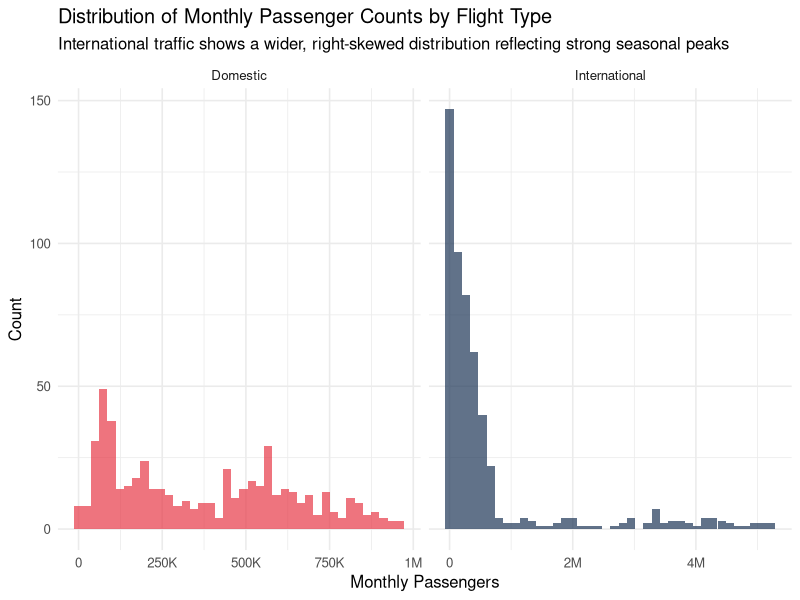

Write the R code that produced this figure.
## ---- chunk 1
#| include: false
library(readxl)
library(tidyverse)
library(scales)
library(knitr)

dir.create("data", showWarnings = FALSE)
tourism_data <- read_excel("tourism_data.xlsx")
save(tourism_data, file = "data/tourism_data.RData")

df <- read_excel("tourism_data.xlsx")

df_clean <- df %>%
  rename(
    Year                    = Yıl,
    Month                   = Ay,
    Airport                 = Havalimanı,
    `Flight Type`           = `Hat Tipi`,
    `Monthly Passengers`    = `Aylık Yolcu`,
    `Cumulative Passengers` = `Kümülatif Yolcu`,
    Inflation               = Enflasyon
  ) %>%
  filter(!is.na(Year)) %>%
  mutate(
    `Flight Type` = case_when(
      `Flight Type` == "İç Hat"  ~ "Domestic",
      `Flight Type` == "Dış Hat" ~ "International",
      TRUE ~ `Flight Type`
    ),
    Season = case_when(
      Month %in% c("Aralık", "Ocak", "Şubat")     ~ "Winter",
      Month %in% c("Mart", "Nisan", "Mayıs")       ~ "Spring",
      Month %in% c("Haziran", "Temmuz", "Ağustos") ~ "Summer",
      Month %in% c("Eylül", "Ekim", "Kasım")       ~ "Autumn"
    ),
    Season = factor(Season, levels = c("Spring", "Summer", "Autumn", "Winter"))
  )
## ---- chunk 2
#| label: preprocessing-data-page
#| code-fold: true
#| message: false

# df_clean already prepared in the setup chunk above.
# Displaying a preview of the cleaned dataset:
head(df_clean, 10) |> kable(caption = "First 10 rows of the cleaned dataset")
## ---- chunk 3
#| label: eda-dimensions
#| code-fold: true

cat("Dataset dimensions:", nrow(df_clean), "rows ×", ncol(df_clean), "columns\n")
cat("Years covered:", min(df_clean$Year), "–", max(df_clean$Year), "\n")
cat("Airports:", paste(unique(df_clean$Airport), collapse = ", "), "\n")
cat("Flight types:", paste(unique(df_clean$`Flight Type`), collapse = ", "), "\n")
## ---- chunk 4
#| label: eda-summary-table
#| code-fold: true

df_clean %>%
  group_by(Year, `Flight Type`) %>%
  summarise(
    Total_Passengers = sum(`Monthly Passengers`, na.rm = TRUE),
    Avg_USD = round(mean(`USD/TRY`, na.rm = TRUE), 2),
    .groups = "drop"
  ) %>%
  pivot_wider(
    names_from  = `Flight Type`,
    values_from = Total_Passengers,
    names_prefix = "Passengers_"
  ) %>%
  rename(`USD/TRY (avg)` = Avg_USD) %>%
  kable(
    caption     = "Annual Passenger Totals and Average Exchange Rate",
    format.args = list(big.mark = ",")
  )
## ---- chunk 5
#| label: eda-distribution
#| code-fold: true
#| fig-width: 9
#| fig-height: 4

ggplot(df_clean, aes(x = `Monthly Passengers`, fill = `Flight Type`)) +
  geom_histogram(bins = 40, alpha = 0.7, position = "identity") +
  scale_x_continuous(labels = label_number(scale_cut = cut_short_scale())) +
  scale_fill_manual(values = c("Domestic" = "#E63946", "International" = "#1D3557")) +
  facet_wrap(~ `Flight Type`, scales = "free_x") +
  theme_minimal(base_size = 12) +
  labs(
    title    = "Distribution of Monthly Passenger Counts by Flight Type",
    subtitle = "International traffic shows a wider, right-skewed distribution reflecting strong seasonal peaks",
    x = "Monthly Passengers",
    y = "Count"
  ) +
  theme(legend.position = "none")
## ---- chunk 6
#| label: eda-missing
#| code-fold: true

df_clean %>%
  summarise(across(everything(), ~ sum(is.na(.)))) %>%
  pivot_longer(everything(),
               names_to  = "Variable",
               values_to = "Missing Values") %>%
  kable(caption = "Missing Value Check per Variable")
